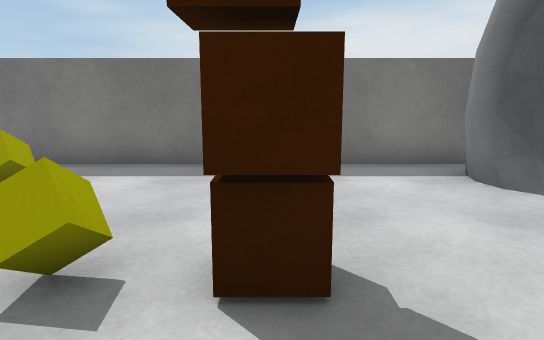
view 1 (above)

16 first-person views from a walk through a 3-D level made in the Unity game engine. The camera is 1.2 m above the floor, tilts 10° down and sees 70° across. The floor is counted in squares, 1 m on a side. Each view is taken from the middle of a square. On the plan, view 1 faces up. The plan holds only what a view shows up to about 15 squares ahead; the rest is blank. The player character is not drawn. Surface patterns are stand-ins for the level's own textures.

view 2
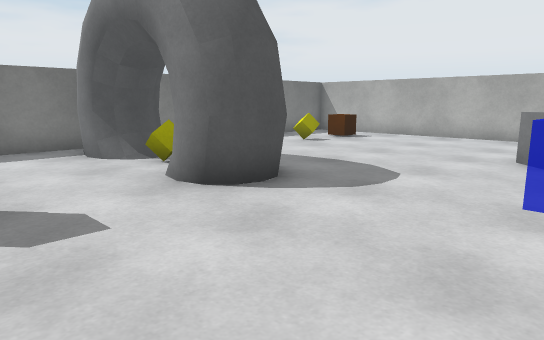

view 3
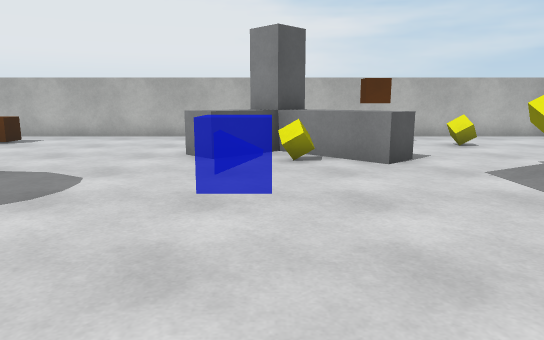

view 4
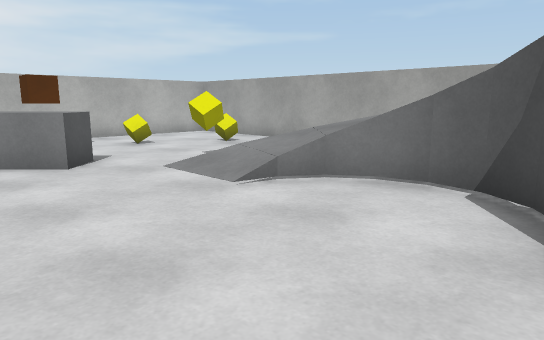

view 5
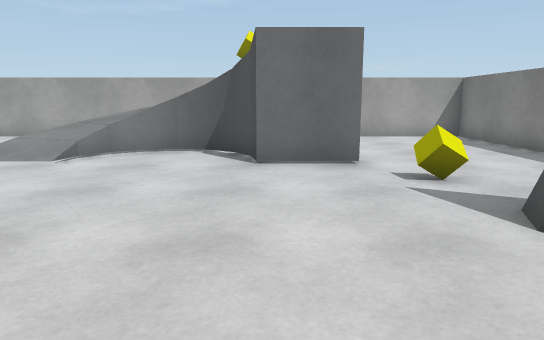

view 6
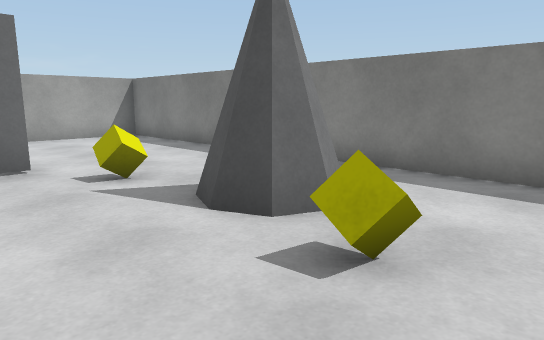

view 7
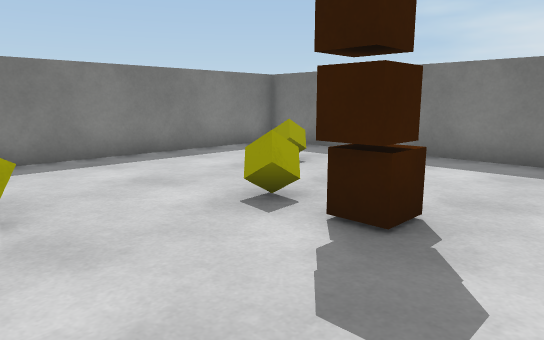

view 8
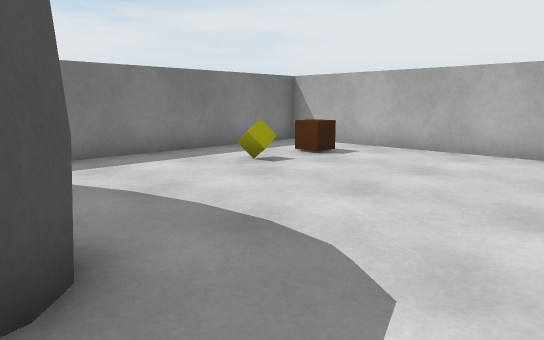

view 9
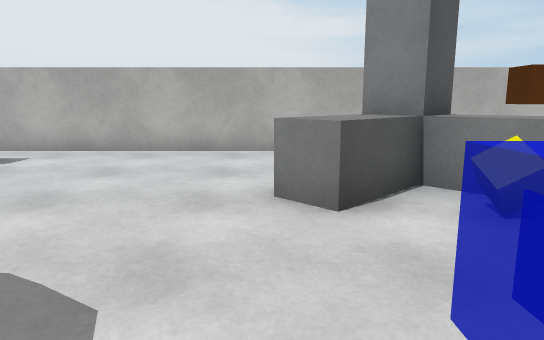

view 10
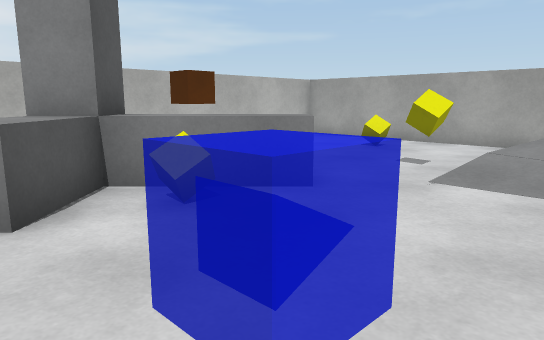

view 11
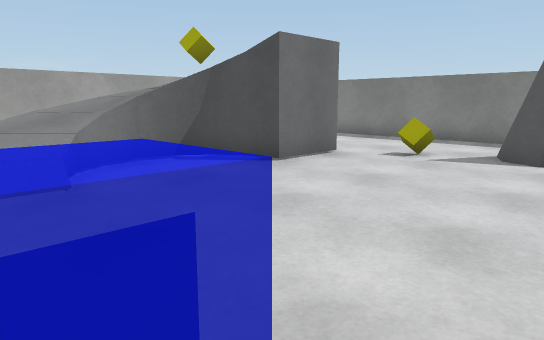

view 12
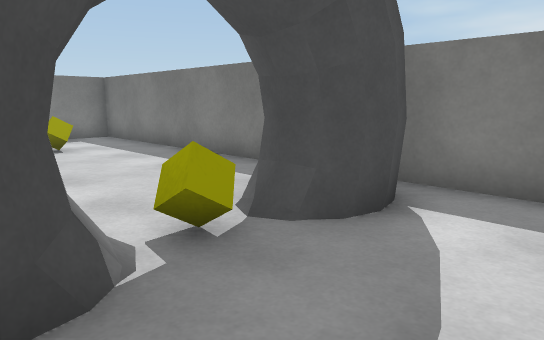

view 13
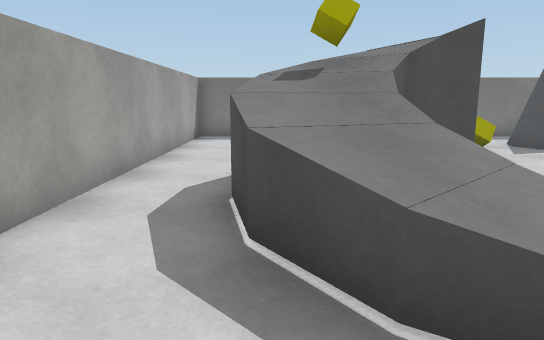

view 14
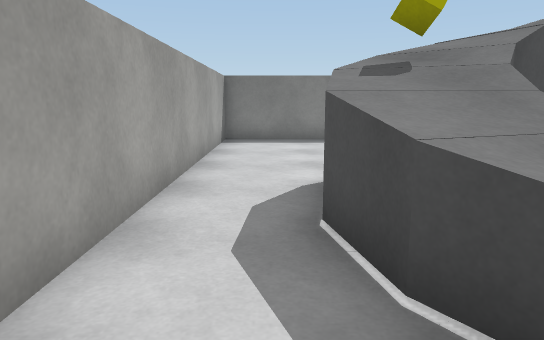

view 15
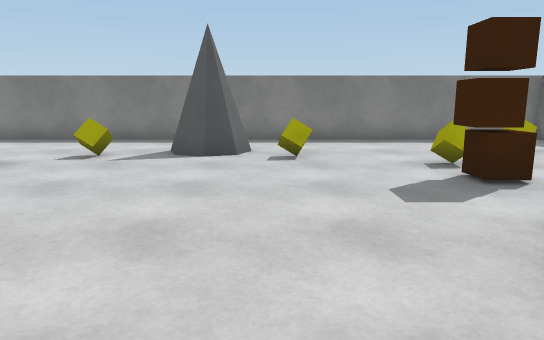

view 16
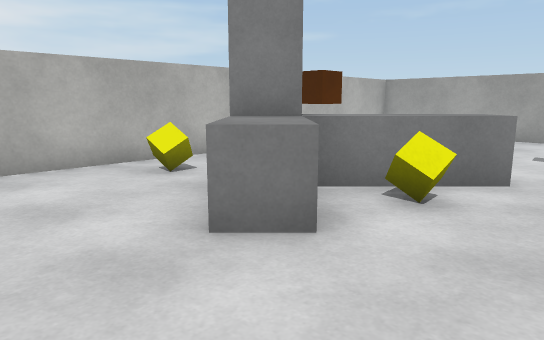

### Floor plan
Key: @ floor where view 1 was taken; # wall or solid block; x gap in a wall; . main floor; : floor 1.25 m higher than the main floor; + floor 1.5 m higher than the main floor; / step, stairs or slope; = window, fence, low wall or low ledge; ^ raised ledge; v drop or lower ground; C yellow cube; B brown box.
Columns run from 7 left of view 1 to 14 right of it. Each row starts with its distance up from view 1.
  8 ######################
  7 #..........x.........#
  6 #..........#.........#
  5 #...C......#.....CBB.#
  4 #..........C.........#
  3 #.....CB...#.........#
  2 #......B...#.........#
  1 #....................#
  0 #....C.@.............#
 -1 #...............=....#
 -2 #..##..........=^^.C.#
 -3 #..##..........C^#...#
 -4 #...............^^  .#
 -5 #...C..........^^    #
 -6 #..............=. BB #
 -7 #....#//...///...... #
 -8 #.....//#.=///C...C..#
 -9 #..... /C////........#
-10 #...... +:/v. ...C...#
-11 #....................#
-12 #............ .......#
-13 ######################

Positions as (right, up) in squares from view 1, and headings:
1: (0, 0), facing up
2: (0, -3), facing up-right
3: (0, -3), facing right
4: (0, -3), facing down-right
5: (0, 1), facing down
6: (0, 1), facing down-left
7: (2, -1), facing up-left
8: (4, -1), facing up-right
9: (4, -1), facing right
10: (4, -1), facing down-right
11: (6, -1), facing down-left
12: (7, 2), facing up-left
13: (7, -10), facing left
14: (6, -11), facing left
15: (6, -1), facing left
16: (6, 1), facing down-right
